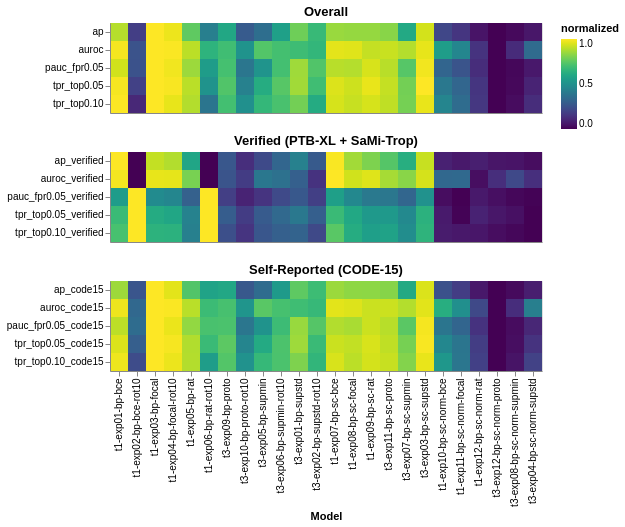

The notebook cell this image was saved under:
### Markdown cell above
## Per‑model metric heatmaps (normalized)\n

### Code cell
# --- Per‑model metric heatmaps (normalized per metric) ---

# Custom metric order (edit as needed)
overall_metrics = [
    'pauc_fpr0.05','ap','tpr_top0.05','tpr_top0.10','auroc',
]
verified_metrics = [
    'pauc_fpr0.05_verified','ap_verified','tpr_top0.05_verified','tpr_top0.10_verified','auroc_verified',
]
code15_metrics = [
    'pauc_fpr0.05_code15','ap_code15','tpr_top0.05_code15','tpr_top0.10_code15','auroc_code15',
]

# keep only columns that exist
overall_metrics = [m for m in overall_metrics if m in df.columns]
verified_metrics = [m for m in verified_metrics if m in df.columns]
code15_metrics = [m for m in code15_metrics if m in df.columns]

# normalize per metric for heatmap
def _normalize_per_metric(df_in, metrics):
    out = df_in[['run_id'] + metrics].copy()
    for m in metrics:
        col = out[m].astype(float)
        vmin = col.min()
        vmax = col.max()
        if pd.isna(vmin) or pd.isna(vmax) or vmin == vmax:
            out[m] = 0.5
        else:
            out[m] = (col - vmin) / (vmax - vmin)
    return out

heat_overall = _normalize_per_metric(df, overall_metrics)
heat_verified = _normalize_per_metric(df, verified_metrics)
heat_code15 = _normalize_per_metric(df, code15_metrics)

# melt for Altair
heat_overall = heat_overall.melt('run_id', var_name='metric', value_name='value')
heat_verified = heat_verified.melt('run_id', var_name='metric', value_name='value')
heat_code15 = heat_code15.melt('run_id', var_name='metric', value_name='value')

# --- Per‑model metric heatmaps (normalized per metric) ---

color_scale = alt.Scale(scheme="viridis", domain=[0, 1])


def _heat(data, title, show_x=False):
    x_enc = alt.X(
        "run_id:N",
        sort=model_order,
        title="Model" if show_x else None,
        axis=alt.Axis(labelAngle=-90)
        if show_x
        else alt.Axis(labels=False, ticks=False),
    )
    return (
        alt.Chart(data)
        .mark_rect()
        .encode(
            x=x_enc,
            y=alt.Y("metric:N", title=None),
            color=alt.Color("value:Q", scale=color_scale, title="normalized"),
            tooltip=["run_id:N", "metric:N", alt.Tooltip("value:Q", format=".3f")],
        )
        .properties(
            width=18 * len(model_order),
            height=18 * len(data["metric"].unique()),
            title=title,
        )
    )


chart_overall = _heat(heat_overall, "Overall", show_x=False)
chart_verified = _heat(heat_verified, "Verified (PTB-XL + SaMi-Trop)", show_x=False)
chart_code15 = _heat(heat_code15, "Self-Reported (CODE-15)", show_x=True)

# stack vertically, share x-axis and color scale
(chart_overall & chart_verified & chart_code15).resolve_scale(
    x="shared", color="shared"
)

### Figure 1 — Vega-Lite specification as saved in the notebook (floating-point values rounded to 4 significant figures)
{"config": {"view": {"continuousWidth": 300, "continuousHeight": 300}}, "vconcat": [{"data": {"name": "data-cd19f2b70df698e70b1facd8de09f323"}, "mark": {"type": "rect"}, "encoding": {"color": {"field": "value", "scale": {"domain": [0, 1], "scheme": "viridis"}, "title": "normalized", "type": "quantitative"}, "tooltip": [{"field": "run_id", "type": "nominal"}, {"field": "metric", "type": "nominal"}, {"field": "value", "format": ".3f", "type": "quantitative"}], "x": {"axis": {"labels": false, "ticks": false}, "field": "run_id", "sort": ["t1-exp01-bp-bce", "t1-exp02-bp-bce-rot10", "t1-exp03-bp-focal", "t1-exp04-bp-focal-rot10", "t1-exp05-bp-rat", "t1-exp06-bp-rat-rot10", "t3-exp09-bp-proto", "t3-exp10-bp-proto-rot10", "t3-exp05-bp-supmin", "t3-exp06-bp-supmin-rot10", "t3-exp01-bp-supstd", "t3-exp02-bp-supstd-rot10", "t1-exp07-bp-sc-bce", "t1-exp08-bp-sc-focal", "t1-exp09-bp-sc-rat", "t3-exp11-bp-sc-proto", "t3-exp07-bp-sc-supmin", "t3-exp03-bp-sc-supstd", "t1-exp10-bp-sc-norm-bce", "t1-exp11-bp-sc-norm-focal", "t1-exp12-bp-sc-norm-rat", "t3-exp12-bp-sc-norm-proto", "t3-exp08-bp-sc-norm-supmin", "t3-exp04-bp-sc-norm-supstd"], "title": null, "type": "nominal"}, "y": {"field": "metric", "title": null, "type": "nominal"}}, "height": 90, "title": "Overall", "width": 432}, {"data": {"name": "data-9fa843dd852eb0c16e406a18844fe7b2"}, "mark": {"type": "rect"}, "encoding": {"color": {"field": "value", "scale": {"domain": [0, 1], "scheme": "viridis"}, "title": "normalized", "type": "quantitative"}, "tooltip": [{"field": "run_id", "type": "nominal"}, {"field": "metric", "type": "nominal"}, {"field": "value", "format": ".3f", "type": "quantitative"}], "x": {"axis": {"labels": false, "ticks": false}, "field": "run_id", "sort": ["t1-exp01-bp-bce", "t1-exp02-bp-bce-rot10", "t1-exp03-bp-focal", "t1-exp04-bp-focal-rot10", "t1-exp05-bp-rat", "t1-exp06-bp-rat-rot10", "t3-exp09-bp-proto", "t3-exp10-bp-proto-rot10", "t3-exp05-bp-supmin", "t3-exp06-bp-supmin-rot10", "t3-exp01-bp-supstd", "t3-exp02-bp-supstd-rot10", "t1-exp07-bp-sc-bce", "t1-exp08-bp-sc-focal", "t1-exp09-bp-sc-rat", "t3-exp11-bp-sc-proto", "t3-exp07-bp-sc-supmin", "t3-exp03-bp-sc-supstd", "t1-exp10-bp-sc-norm-bce", "t1-exp11-bp-sc-norm-focal", "t1-exp12-bp-sc-norm-rat", "t3-exp12-bp-sc-norm-proto", "t3-exp08-bp-sc-norm-supmin", "t3-exp04-bp-sc-norm-supstd"], "title": null, "type": "nominal"}, "y": {"field": "metric", "title": null, "type": "nominal"}}, "height": 90, "title": "Verified (PTB-XL + SaMi-Trop)", "width": 432}, {"data": {"name": "data-de3ae2d0e4980ae759d4af3cac3b5c1a"}, "mark": {"type": "rect"}, "encoding": {"color": {"field": "value", "scale": {"domain": [0, 1], "scheme": "viridis"}, "title": "normalized", "type": "quantitative"}, "tooltip": [{"field": "run_id", "type": "nominal"}, {"field": "metric", "type": "nominal"}, {"field": "value", "format": ".3f", "type": "quantitative"}], "x": {"axis": {"labelAngle": -90}, "field": "run_id", "sort": ["t1-exp01-bp-bce", "t1-exp02-bp-bce-rot10", "t1-exp03-bp-focal", "t1-exp04-bp-focal-rot10", "t1-exp05-bp-rat", "t1-exp06-bp-rat-rot10", "t3-exp09-bp-proto", "t3-exp10-bp-proto-rot10", "t3-exp05-bp-supmin", "t3-exp06-bp-supmin-rot10", "t3-exp01-bp-supstd", "t3-exp02-bp-supstd-rot10", "t1-exp07-bp-sc-bce", "t1-exp08-bp-sc-focal", "t1-exp09-bp-sc-rat", "t3-exp11-bp-sc-proto", "t3-exp07-bp-sc-supmin", "t3-exp03-bp-sc-supstd", "t1-exp10-bp-sc-norm-bce", "t1-exp11-bp-sc-norm-focal", "t1-exp12-bp-sc-norm-rat", "t3-exp12-bp-sc-norm-proto", "t3-exp08-bp-sc-norm-supmin", "t3-exp04-bp-sc-norm-supstd"], "title": "Model", "type": "nominal"}, "y": {"field": "metric", "title": null, "type": "nominal"}}, "height": 90, "title": "Self-Reported (CODE-15)", "width": 432}], "resolve": {"scale": {"color": "shared", "x": "shared"}}, "$schema": "https://vega.github.io/schema/vega-lite/v6.1.0.json", "datasets": {"data-cd19f2b70df698e70b1facd8de09f323": [{"run_id": "t1-exp01-bp-bce", "metric": "pauc_fpr0.05", "value": 0.9316}, {"run_id": "t1-exp02-bp-bce-rot10", "metric": "pauc_fpr0.05", "value": 0.249}, {"run_id": "t1-exp03-bp-focal", "metric": "pauc_fpr0.05", "value": 1.0}, {"run_id": "t1-exp04-bp-focal-rot10", "metric": "pauc_fpr0.05", "value": 0.9805}, {"run_id": "t1-exp05-bp-rat", "metric": "pauc_fpr0.05", "value": 0.8532}, {"run_id": "t1-exp06-bp-rat-rot10", "metric": "pauc_fpr0.05", "value": 0.5517}, {"run_id": "t1-exp07-bp-sc-bce", "metric": "pauc_fpr0.05", "value": 0.8937}, {"run_id": "t1-exp08-bp-sc-focal", "metric": "pauc_fpr0.05", "value": 0.8878}, {"run_id": "t1-exp09-bp-sc-rat", "metric": "pauc_fpr0.05", "value": 0.9401}, {"run_id": "t1-exp10-bp-sc-norm-bce", "metric": "pauc_fpr0.05", "value": 0.3219}, {"run_id": "t1-exp11-bp-sc-norm-focal", "metric": "pauc_fpr0.05", "value": 0.2563}, {"run_id": "t1-exp12-bp-sc-norm-rat", "metric": "pauc_fpr0.05", "value": 0.1267}, {"run_id": "t3-exp01-bp-supstd", "metric": "pauc_fpr0.05", "value": 0.8572}, {"run_id": "t3-exp02-bp-supstd-rot10", "metric": "pauc_fpr0.05", "value": 0.728}, {"run_id": "t3-exp03-bp-sc-supstd", "metric": "pauc_fpr0.05", "value": 0.9815}, {"run_id": "t3-exp04-bp-sc-norm-supstd", "metric": "pauc_fpr0.05", "value": 0.06218}, {"run_id": "t3-exp05-bp-supmin", "metric": "pauc_fpr0.05", "value": 0.5119}, {"run_id": "t3-exp06-bp-supmin-rot10", "metric": "pauc_fpr0.05", "value": 0.7016}, {"run_id": "t3-exp07-bp-sc-supmin", "metric": "pauc_fpr0.05", "value": 0.7362}, {"run_id": "t3-exp08-bp-sc-norm-supmin", "metric": "pauc_fpr0.05", "value": 0.01431}, {"run_id": "t3-exp09-bp-proto", "metric": "pauc_fpr0.05", "value": 0.7036}, {"run_id": "t3-exp10-bp-proto-rot10", "metric": "pauc_fpr0.05", "value": 0.3934}, {"run_id": "t3-exp11-bp-sc-proto", "metric": "pauc_fpr0.05", "value": 0.8949}, {"run_id": "t3-exp12-bp-sc-norm-proto", "metric": "pauc_fpr0.05", "value": 0.0}, {"run_id": "t1-exp01-bp-bce", "metric": "ap", "value": 0.8897}, {"run_id": "t1-exp02-bp-bce-rot10", "metric": "ap", "value": 0.1807}, {"run_id": "t1-exp03-bp-focal", "metric": "ap", "value": 1.0}, {"run_id": "t1-exp04-bp-focal-rot10", "metric": "ap", "value": 0.974}, {"run_id": "t1-exp05-bp-rat", "metric": "ap", "value": 0.7539}, {"run_id": "t1-exp06-bp-rat-rot10", "metric": "ap", "value": 0.4265}, {"run_id": "t1-exp07-bp-sc-bce", "metric": "ap", "value": 0.8488}, {"run_id": "t1-exp08-bp-sc-focal", "metric": "ap", "value": 0.843}, {"run_id": "t1-exp09-bp-sc-rat", "metric": "ap", "value": 0.8431}, {"run_id": "t1-exp10-bp-sc-norm-bce", "metric": "ap", "value": 0.2086}, {"run_id": "t1-exp11-bp-sc-norm-focal", "metric": "ap", "value": 0.1501}, {"run_id": "t1-exp12-bp-sc-norm-rat", "metric": "ap", "value": 0.05134}, {"run_id": "t3-exp01-bp-supstd", "metric": "ap", "value": 0.7796}, {"run_id": "t3-exp02-bp-supstd-rot10", "metric": "ap", "value": 0.6747}, {"run_id": "t3-exp03-bp-sc-supstd", "metric": "ap", "value": 0.935}, {"run_id": "t3-exp04-bp-sc-norm-supstd", "metric": "ap", "value": 0.05858}, {"run_id": "t3-exp05-bp-supmin", "metric": "ap", "value": 0.3564}, {"run_id": "t3-exp06-bp-supmin-rot10", "metric": "ap", "value": 0.5669}, {"run_id": "t3-exp07-bp-sc-supmin", "metric": "ap", "value": 0.6032}, {"run_id": "t3-exp08-bp-sc-norm-supmin", "metric": "ap", "value": 0.02034}, {"run_id": "t3-exp09-bp-proto", "metric": "ap", "value": 0.5972}, {"run_id": "t3-exp10-bp-proto-rot10", "metric": "ap", "value": 0.2844}, {"run_id": "t3-exp11-bp-sc-proto", "metric": "ap", "value": 0.8223}, {"run_id": "t3-exp12-bp-sc-norm-proto", "metric": "ap", "value": 0.0}, {"run_id": "t1-exp01-bp-bce", "metric": "tpr_top0.05", "value": 0.9879}, {"run_id": "t1-exp02-bp-bce-rot10", "metric": "tpr_top0.05", "value": 0.1889}, {"run_id": "t1-exp03-bp-focal", "metric": "tpr_top0.05", "value": 1.0}, {"run_id": "t1-exp04-bp-focal-rot10", "metric": "tpr_top0.05", "value": 0.9913}, {"run_id": "t1-exp05-bp-rat", "metric": "tpr_top0.05", "value": 0.8977}, {"run_id": "t1-exp06-bp-rat-rot10", "metric": "tpr_top0.05", "value": 0.5095}, {"run_id": "t1-exp07-bp-sc-bce", "metric": "tpr_top0.05", "value": 0.948}, {"run_id": "t1-exp08-bp-sc-focal", "metric": "tpr_top0.05", "value": 0.9255}, {"run_id": "t1-exp09-bp-sc-rat", "metric": "tpr_top0.05", "value": 0.9671}, {"run_id": "t1-exp10-bp-sc-norm-bce", "metric": "tpr_top0.05", "value": 0.4003}, {"run_id": "t1-exp11-bp-sc-norm-focal", "metric": "tpr_top0.05", "value": 0.3258}, {"run_id": "t1-exp12-bp-sc-norm-rat", "metric": "tpr_top0.05", "value": 0.1525}, {"run_id": "t3-exp01-bp-supstd", "metric": "tpr_top0.05", "value": 0.8614}, {"run_id": "t3-exp02-bp-supstd-rot10", "metric": "tpr_top0.05", "value": 0.6932}, {"run_id": "t3-exp03-bp-sc-supstd", "metric": "tpr_top0.05", "value": 1.0}, {"run_id": "t3-exp04-bp-sc-norm-supstd", "metric": "tpr_top0.05", "value": 0.09532}, {"run_id": "t3-exp05-bp-supmin", "metric": "tpr_top0.05", "value": 0.617}, {"run_id": "t3-exp06-bp-supmin-rot10", "metric": "tpr_top0.05", "value": 0.7383}, {"run_id": "t3-exp07-bp-sc-supmin", "metric": "tpr_top0.05", "value": 0.7886}, {"run_id": "t3-exp08-bp-sc-norm-supmin", "metric": "tpr_top0.05", "value": 0.01906}, {"run_id": "t3-exp09-bp-proto", "metric": "tpr_top0.05", "value": 0.7279}, {"run_id": "t3-exp10-bp-proto-rot10", "metric": "tpr_top0.05", "value": 0.435}, {"run_id": "t3-exp11-bp-sc-proto", "metric": "tpr_top0.05", "value": 0.9116}, {"run_id": "t3-exp12-bp-sc-norm-proto", "metric": "tpr_top0.05", "value": 0.0}, {"run_id": "t1-exp01-bp-bce", "metric": "tpr_top0.10", "value": 0.9971}, {"run_id": "t1-exp02-bp-bce-rot10", "metric": "tpr_top0.10", "value": 0.1084}, {"run_id": "t1-exp03-bp-focal", "metric": "tpr_top0.10", "value": 1.0}, {"run_id": "t1-exp04-bp-focal-rot10", "metric": "tpr_top0.10", "value": 0.9653}, {"run_id": "t1-exp05-bp-rat", "metric": "tpr_top0.10", "value": 0.8873}, {"run_id": "t1-exp06-bp-rat-rot10", "metric": "tpr_top0.10", "value": 0.3858}, {"run_id": "t1-exp07-bp-sc-bce", "metric": "tpr_top0.10", "value": 0.9393}, {"run_id": "t1-exp08-bp-sc-focal", "metric": "tpr_top0.10", "value": 0.9162}, {"run_id": "t1-exp09-bp-sc-rat", "metric": "tpr_top0.10", "value": 0.9393}, {"run_id": "t1-exp10-bp-sc-norm-bce", "metric": "tpr_top0.10", "value": 0.4509}, {"run_id": "t1-exp11-bp-sc-norm-focal", "metric": "tpr_top0.10", "value": 0.3512}, {"run_id": "t1-exp12-bp-sc-norm-rat", "metric": "tpr_top0.10", "value": 0.1561}, {"run_id": "t3-exp01-bp-supstd", "metric": "tpr_top0.10", "value": 0.7876}, {"run_id": "t3-exp02-bp-supstd-rot10", "metric": "tpr_top0.10", "value": 0.6113}, {"run_id": "t3-exp03-bp-sc-supstd", "metric": "tpr_top0.10", "value": 0.9668}, {"run_id": "t3-exp04-bp-sc-norm-supstd", "metric": "tpr_top0.10", "value": 0.1257}, {"run_id": "t3-exp05-bp-supmin", "metric": "tpr_top0.10", "value": 0.6647}, {"run_id": "t3-exp06-bp-supmin-rot10", "metric": "tpr_top0.10", "value": 0.7124}, {"run_id": "t3-exp07-bp-sc-supmin", "metric": "tpr_top0.10", "value": 0.7919}, {"run_id": "t3-exp08-bp-sc-norm-supmin", "metric": "tpr_top0.10", "value": 0.0289}, {"run_id": "t3-exp09-bp-proto", "metric": "tpr_top0.10", "value": 0.6994}, {"run_id": "t3-exp10-bp-proto-rot10", "metric": "tpr_top0.10", "value": 0.4957}, {"run_id": "t3-exp11-bp-sc-proto", "metric": "tpr_top0.10", "value": 0.9046}, {"run_id": "t3-exp12-bp-sc-norm-proto", "metric": "tpr_top0.10", "value": 0.0}, {"run_id": "t1-exp01-bp-bce", "metric": "auroc", "value": 0.9846}, {"run_id": "t1-exp02-bp-bce-rot10", "metric": "auroc", "value": 0.2539}, {"run_id": "t1-exp03-bp-focal", "metric": "auroc", "value": 1.0}, {"run_id": "t1-exp04-bp-focal-rot10", "metric": "auroc", "value": 0.9946}, {"run_id": "t1-exp05-bp-rat", "metric": "auroc", "value": 0.8991}, {"run_id": "t1-exp06-bp-rat-rot10", "metric": "auroc", "value": 0.6458}, {"run_id": "t1-exp07-bp-sc-bce", "metric": "auroc", "value": 0.9597}, {"run_id": "t1-exp08-bp-sc-focal", "metric": "auroc", "value": 0.9539}, {"run_id": "t1-exp09-bp-sc-rat", "metric": "auroc", "value": 0.9117}, {"run_id": "t1-exp10-bp-sc-norm-bce", "metric": "auroc", "value": 0.554}, {"run_id": "t1-exp11-bp-sc-norm-focal", "metric": "auroc", "value": 0.457}, {"run_id": "t1-exp12-bp-sc-norm-rat", "metric": "auroc", "value": 0.1453}, {"run_id": "t3-exp01-bp-supstd", "metric": "auroc", "value": 0.689}, {"run_id": "t3-exp02-bp-supstd-rot10", "metric": "auroc", "value": 0.6615}, {"run_id": "t3-exp03-bp-sc-supstd", "metric": "auroc", "value": 0.9634}, {"run_id": "t3-exp04-bp-sc-norm-supstd", "metric": "auroc", "value": 0.345}, {"run_id": "t3-exp05-bp-supmin", "metric": "auroc", "value": 0.7317}, {"run_id": "t3-exp06-bp-supmin-rot10", "metric": "auroc", "value": 0.7025}, {"run_id": "t3-exp07-bp-sc-supmin", "metric": "auroc", "value": 0.8877}, {"run_id": "t3-exp08-bp-sc-norm-supmin", "metric": "auroc", "value": 0.1206}, {"run_id": "t3-exp09-bp-proto", "metric": "auroc", "value": 0.6937}, {"run_id": "t3-exp10-bp-proto-rot10", "metric": "auroc", "value": 0.5114}, {"run_id": "t3-exp11-bp-sc-proto", "metric": "auroc", "value": 0.9188}, {"run_id": "t3-exp12-bp-sc-norm-proto", "metric": "auroc", "value": 0.0}], "data-9fa843dd852eb0c16e406a18844fe7b2": [{"run_id": "t1-exp01-bp-bce", "metric": "pauc_fpr0.05_verified", "value": 0.5488}, {"run_id": "t1-exp02-bp-bce-rot10", "metric": "pauc_fpr0.05_verified", "value": 1.0}, {"run_id": "t1-exp03-bp-focal", "metric": "pauc_fpr0.05_verified", "value": 0.4766}, {"run_id": "t1-exp04-bp-focal-rot10", "metric": "pauc_fpr0.05_verified", "value": 0.4548}, {"run_id": "t1-exp05-bp-rat", "metric": "pauc_fpr0.05_verified", "value": 0.3036}, {"run_id": "t1-exp06-bp-rat-rot10", "metric": "pauc_fpr0.05_verified", "value": 1.0}, {"run_id": "t1-exp07-bp-sc-bce", "metric": "pauc_fpr0.05_verified", "value": 0.5638}, {"run_id": "t1-exp08-bp-sc-focal", "metric": "pauc_fpr0.05_verified", "value": 0.4675}, {"run_id": "t1-exp09-bp-sc-rat", "metric": "pauc_fpr0.05_verified", "value": 0.4035}, {"run_id": "t1-exp10-bp-sc-norm-bce", "metric": "pauc_fpr0.05_verified", "value": 0.02955}, {"run_id": "t1-exp11-bp-sc-norm-focal", "metric": "pauc_fpr0.05_verified", "value": 0.0}, {"run_id": "t1-exp12-bp-sc-norm-rat", "metric": "pauc_fpr0.05_verified", "value": 0.06298}, {"run_id": "t3-exp01-bp-supstd", "metric": "pauc_fpr0.05_verified", "value": 0.2723}, {"run_id": "t3-exp02-bp-supstd-rot10", "metric": "pauc_fpr0.05_verified", "value": 0.184}, {"run_id": "t3-exp03-bp-sc-supstd", "metric": "pauc_fpr0.05_verified", "value": 0.5062}, {"run_id": "t3-exp04-bp-sc-norm-supstd", "metric": "pauc_fpr0.05_verified", "value": 0.004822}, {"run_id": "t3-exp05-bp-supmin", "metric": "pauc_fpr0.05_verified", "value": 0.1476}, {"run_id": "t3-exp06-bp-supmin-rot10", "metric": "pauc_fpr0.05_verified", "value": 0.2194}, {"run_id": "t3-exp07-bp-sc-supmin", "metric": "pauc_fpr0.05_verified", "value": 0.3256}, {"run_id": "t3-exp08-bp-sc-norm-supmin", "metric": "pauc_fpr0.05_verified", "value": 0.01606}, {"run_id": "t3-exp09-bp-proto", "metric": "pauc_fpr0.05_verified", "value": 0.1823}, {"run_id": "t3-exp10-bp-proto-rot10", "metric": "pauc_fpr0.05_verified", "value": 0.09458}, {"run_id": "t3-exp11-bp-sc-proto", "metric": "pauc_fpr0.05_verified", "value": 0.3939}, {"run_id": "t3-exp12-bp-sc-norm-proto", "metric": "pauc_fpr0.05_verified", "value": 0.03541}, {"run_id": "t1-exp01-bp-bce", "metric": "ap_verified", "value": 1.0}, {"run_id": "t1-exp02-bp-bce-rot10", "metric": "ap_verified", "value": 0.0}, {"run_id": "t1-exp03-bp-focal", "metric": "ap_verified", "value": 0.9104}, {"run_id": "t1-exp04-bp-focal-rot10", "metric": "ap_verified", "value": 0.8853}, {"run_id": "t1-exp05-bp-rat", "metric": "ap_verified", "value": 0.5873}, {"run_id": "t1-exp06-bp-rat-rot10", "metric": "ap_verified", "value": 0.0}, {"run_id": "t1-exp07-bp-sc-bce", "metric": "ap_verified", "value": 0.9928}, {"run_id": "t1-exp08-bp-sc-focal", "metric": "ap_verified", "value": 0.8616}, {"run_id": "t1-exp09-bp-sc-rat", "metric": "ap_verified", "value": 0.8053}, {"run_id": "t1-exp10-bp-sc-norm-bce", "metric": "ap_verified", "value": 0.08906}, {"run_id": "t1-exp11-bp-sc-norm-focal", "metric": "ap_verified", "value": 0.06365}, {"run_id": "t1-exp12-bp-sc-norm-rat", "metric": "ap_verified", "value": 0.0822}, {"run_id": "t3-exp01-bp-supstd", "metric": "ap_verified", "value": 0.4351}, {"run_id": "t3-exp02-bp-supstd-rot10", "metric": "ap_verified", "value": 0.2799}, {"run_id": "t3-exp03-bp-sc-supstd", "metric": "ap_verified", "value": 0.9163}, {"run_id": "t3-exp04-bp-sc-norm-supstd", "metric": "ap_verified", "value": 0.0309}, {"run_id": "t3-exp05-bp-supmin", "metric": "ap_verified", "value": 0.2213}, {"run_id": "t3-exp06-bp-supmin-rot10", "metric": "ap_verified", "value": 0.3261}, {"run_id": "t3-exp07-bp-sc-supmin", "metric": "ap_verified", "value": 0.6238}, {"run_id": "t3-exp08-bp-sc-norm-supmin", "metric": "ap_verified", "value": 0.05126}, {"run_id": "t3-exp09-bp-proto", "metric": "ap_verified", "value": 0.269}, {"run_id": "t3-exp10-bp-proto-rot10", "metric": "ap_verified", "value": 0.1312}, {"run_id": "t3-exp11-bp-sc-proto", "metric": "ap_verified", "value": 0.7351}, {"run_id": "t3-exp12-bp-sc-norm-proto", "metric": "ap_verified", "value": 0.05476}, {"run_id": "t1-exp01-bp-bce", "metric": "tpr_top0.05_verified", "value": 0.6779}, {"run_id": "t1-exp02-bp-bce-rot10", "metric": "tpr_top0.05_verified", "value": 1.0}, {"run_id": "t1-exp03-bp-focal", "metric": "tpr_top0.05_verified", "value": 0.6106}, {"run_id": "t1-exp04-bp-focal-rot10", "metric": "tpr_top0.05_verified", "value": 0.5913}, {"run_id": "t1-exp05-bp-rat", "metric": "tpr_top0.05_verified", "value": 0.4375}, {"run_id": "t1-exp06-bp-rat-rot10", "metric": "tpr_top0.05_verified", "value": 1.0}, {"run_id": "t1-exp07-bp-sc-bce", "metric": "tpr_top0.05_verified", "value": 0.6779}, {"run_id": "t1-exp08-bp-sc-focal", "metric": "tpr_top0.05_verified", "value": 0.601}, {"run_id": "t1-exp09-bp-sc-rat", "metric": "tpr_top0.05_verified", "value": 0.5385}, {"run_id": "t1-exp10-bp-sc-norm-bce", "metric": "tpr_top0.05_verified", "value": 0.06731}, {"run_id": "t1-exp11-bp-sc-norm-focal", "metric": "tpr_top0.05_verified", "value": 0.004808}, {"run_id": "t1-exp12-bp-sc-norm-rat", "metric": "tpr_top0.05_verified", "value": 0.09135}, {"run_id": "t3-exp01-bp-supstd", "metric": "tpr_top0.05_verified", "value": 0.399}, {"run_id": "t3-exp02-bp-supstd-rot10", "metric": "tpr_top0.05_verified", "value": 0.2981}, {"run_id": "t3-exp03-bp-sc-supstd", "metric": "tpr_top0.05_verified", "value": 0.6394}, {"run_id": "t3-exp04-bp-sc-norm-supstd", "metric": "tpr_top0.05_verified", "value": 0.0}, {"run_id": "t3-exp05-bp-supmin", "metric": "tpr_top0.05_verified", "value": 0.2837}, {"run_id": "t3-exp06-bp-supmin-rot10", "metric": "tpr_top0.05_verified", "value": 0.3365}, {"run_id": "t3-exp07-bp-sc-supmin", "metric": "tpr_top0.05_verified", "value": 0.4712}, {"run_id": "t3-exp08-bp-sc-norm-supmin", "metric": "tpr_top0.05_verified", "value": 0.03846}, {"run_id": "t3-exp09-bp-proto", "metric": "tpr_top0.05_verified", "value": 0.2885}, {"run_id": "t3-exp10-bp-proto-rot10", "metric": "tpr_top0.05_verified", "value": 0.1731}, {"run_id": "t3-exp11-bp-sc-proto", "metric": "tpr_top0.05_verified", "value": 0.5385}, {"run_id": "t3-exp12-bp-sc-norm-proto", "metric": "tpr_top0.05_verified", "value": 0.05769}, {"run_id": "t1-exp01-bp-bce", "metric": "tpr_top0.10_verified", "value": 0.7083}, {"run_id": "t1-exp02-bp-bce-rot10", "metric": "tpr_top0.10_verified", "value": 1.0}, {"run_id": "t1-exp03-bp-focal", "metric": "tpr_top0.10_verified", "value": 0.6439}, {"run_id": "t1-exp04-bp-focal-rot10", "metric": "tpr_top0.10_verified", "value": 0.6402}, {"run_id": "t1-exp05-bp-rat", "metric": "tpr_top0.10_verified", "value": 0.428}, {"run_id": "t1-exp06-bp-rat-rot10", "metric": "tpr_top0.10_verified", "value": 1.0}, {"run_id": "t1-exp07-bp-sc-bce", "metric": "tpr_top0.10_verified", "value": 0.7424}, {"run_id": "t1-exp08-bp-sc-focal", "metric": "tpr_top0.10_verified", "value": 0.6174}, {"run_id": "t1-exp09-bp-sc-rat", "metric": "tpr_top0.10_verified", "value": 0.5606}, {"run_id": "t1-exp10-bp-sc-norm-bce", "metric": "tpr_top0.10_verified", "value": 0.07197}, {"run_id": "t1-exp11-bp-sc-norm-focal", "metric": "tpr_top0.10_verified", "value": 0.06061}, {"run_id": "t1-exp12-bp-sc-norm-rat", "metric": "tpr_top0.10_verified", "value": 0.05682}, {"run_id": "t3-exp01-bp-supstd", "metric": "tpr_top0.10_verified", "value": 0.3144}, {"run_id": "t3-exp02-bp-supstd-rot10", "metric": "tpr_top0.10_verified", "value": 0.2159}, {"run_id": "t3-exp03-bp-sc-supstd", "metric": "tpr_top0.10_verified", "value": 0.6477}, {"run_id": "t3-exp04-bp-sc-norm-supstd", "metric": "tpr_top0.10_verified", "value": 0.0}, {"run_id": "t3-exp05-bp-supmin", "metric": "tpr_top0.10_verified", "value": 0.2652}, {"run_id": "t3-exp06-bp-supmin-rot10", "metric": "tpr_top0.10_verified", "value": 0.2992}, {"run_id": "t3-exp07-bp-sc-supmin", "metric": "tpr_top0.10_verified", "value": 0.4848}, {"run_id": "t3-exp08-bp-sc-norm-supmin", "metric": "tpr_top0.10_verified", "value": 0.01515}, {"run_id": "t3-exp09-bp-proto", "metric": "tpr_top0.10_verified", "value": 0.2386}, {"run_id": "t3-exp10-bp-proto-rot10", "metric": "tpr_top0.10_verified", "value": 0.1477}, {"run_id": "t3-exp11-bp-sc-proto", "metric": "tpr_top0.10_verified", "value": 0.5758}, {"run_id": "t3-exp12-bp-sc-norm-proto", "metric": "tpr_top0.10_verified", "value": 0.0303}, {"run_id": "t1-exp01-bp-bce", "metric": "auroc_verified", "value": 0.9858}, {"run_id": "t1-exp02-bp-bce-rot10", "metric": "auroc_verified", "value": 0.0}, {"run_id": "t1-exp03-bp-focal", "metric": "auroc_verified", "value": 0.9648}, {"run_id": "t1-exp04-bp-focal-rot10", "metric": "auroc_verified", "value": 0.963}, {"run_id": "t1-exp05-bp-rat", "metric": "auroc_verified", "value": 0.7971}, {"run_id": "t1-exp06-bp-rat-rot10", "metric": "auroc_verified", "value": 0.0}, {"run_id": "t1-exp07-bp-sc-bce", "metric": "auroc_verified", "value": 1.0}, {"run_id": "t1-exp08-bp-sc-focal", "metric": "auroc_verified", "value": 0.9296}, {"run_id": "t1-exp09-bp-sc-rat", "metric": "auroc_verified", "value": 0.952}, {"run_id": "t1-exp10-bp-sc-norm-bce", "metric": "auroc_verified", "value": 0.3317}, {"run_id": "t1-exp11-bp-sc-norm-focal", "metric": "auroc_verified", "value": 0.3383}, {"run_id": "t1-exp12-bp-sc-norm-rat", "metric": "auroc_verified", "value": 0.03235}, {"run_id": "t3-exp01-bp-supstd", "metric": "auroc_verified", "value": 0.3005}, {"run_id": "t3-exp02-bp-supstd-rot10", "metric": "auroc_verified", "value": 0.1423}, {"run_id": "t3-exp03-bp-sc-supstd", "metric": "auroc_verified", "value": 0.9375}, {"run_id": "t3-exp04-bp-sc-norm-supstd", "metric": "auroc_verified", "value": 0.1317}, {"run_id": "t3-exp05-bp-supmin", "metric": "auroc_verified", "value": 0.3952}, {"run_id": "t3-exp06-bp-supmin-rot10", "metric": "auroc_verified", "value": 0.3704}, {"run_id": "t3-exp07-bp-sc-supmin", "metric": "auroc_verified", "value": 0.8241}, {"run_id": "t3-exp08-bp-sc-norm-supmin", "metric": "auroc_verified", "value": 0.2175}, {"run_id": "t3-exp09-bp-proto", "metric": "auroc_verified", "value": 0.2583}, {"run_id": "t3-exp10-bp-proto-rot10", "metric": "auroc_verified", "value": 0.1733}, {"run_id": "t3-exp11-bp-sc-proto", "metric": "auroc_verified", "value": 0.8687}, {"run_id": "t3-exp12-bp-sc-norm-proto", "metric": "auroc_verified", "value": 0.1311}], "data-de3ae2d0e4980ae759d4af3cac3b5c1a": [{"run_id": "t1-exp01-bp-bce", "metric": "pauc_fpr0.05_code15", "value": 0.8998}, {"run_id": "t1-exp02-bp-bce-rot10", "metric": "pauc_fpr0.05_code15", "value": 0.3495}, {"run_id": "t1-exp03-bp-focal", "metric": "pauc_fpr0.05_code15", "value": 1.0}, {"run_id": "t1-exp04-bp-focal-rot10", "metric": "pauc_fpr0.05_code15", "value": 0.9708}, {"run_id": "t1-exp05-bp-rat", "metric": "pauc_fpr0.05_code15", "value": 0.8379}, {"run_id": "t1-exp06-bp-rat-rot10", "metric": "pauc_fpr0.05_code15", "value": 0.7112}, {"run_id": "t1-exp07-bp-sc-bce", "metric": "pauc_fpr0.05_code15", "value": 0.8851}, {"run_id": "t1-exp08-bp-sc-focal", "metric": "pauc_fpr0.05_code15", "value": 0.8731}, {"run_id": "t1-exp09-bp-sc-rat", "metric": "pauc_fpr0.05_code15", "value": 0.9225}, {"run_id": "t1-exp10-bp-sc-norm-bce", "metric": "pauc_fpr0.05_code15", "value": 0.3882}, {"run_id": "t1-exp11-bp-sc-norm-focal", "metric": "pauc_fpr0.05_code15", "value": 0.3227}, {"run_id": "t1-exp12-bp-sc-norm-rat", "metric": "pauc_fpr0.05_code15", "value": 0.1428}, {"run_id": "t3-exp01-bp-supstd", "metric": "pauc_fpr0.05_code15", "value": 0.8466}, {"run_id": "t3-exp02-bp-supstd-rot10", "metric": "pauc_fpr0.05_code15", "value": 0.7354}, {"run_id": "t3-exp03-bp-sc-supstd", "metric": "pauc_fpr0.05_code15", "value": 0.9863}, {"run_id": "t3-exp04-bp-sc-norm-supstd", "metric": "pauc_fpr0.05_code15", "value": 0.1062}, {"run_id": "t3-exp05-bp-supmin", "metric": "pauc_fpr0.05_code15", "value": 0.5106}, {"run_id": "t3-exp06-bp-supmin-rot10", "metric": "pauc_fpr0.05_code15", "value": 0.6852}, {"run_id": "t3-exp07-bp-sc-supmin", "metric": "pauc_fpr0.05_code15", "value": 0.7447}, {"run_id": "t3-exp08-bp-sc-norm-supmin", "metric": "pauc_fpr0.05_code15", "value": 0.02901}, {"run_id": "t3-exp09-bp-proto", "metric": "pauc_fpr0.05_code15", "value": 0.7153}, {"run_id": "t3-exp10-bp-proto-rot10", "metric": "pauc_fpr0.05_code15", "value": 0.3909}, {"run_id": "t3-exp11-bp-sc-proto", "metric": "pauc_fpr0.05_code15", "value": 0.8926}, {"run_id": "t3-exp12-bp-sc-norm-proto", "metric": "pauc_fpr0.05_code15", "value": 0.0}, {"run_id": "t1-exp01-bp-bce", "metric": "ap_code15", "value": 0.854}, {"run_id": "t1-exp02-bp-bce-rot10", "metric": "ap_code15", "value": 0.2605}, {"run_id": "t1-exp03-bp-focal", "metric": "ap_code15", "value": 1.0}, {"run_id": "t1-exp04-bp-focal-rot10", "metric": "ap_code15", "value": 0.9581}, {"run_id": "t1-exp05-bp-rat", "metric": "ap_code15", "value": 0.7292}, {"run_id": "t1-exp06-bp-rat-rot10", "metric": "ap_code15", "value": 0.5777}, {"run_id": "t1-exp07-bp-sc-bce", "metric": "ap_code15", "value": 0.8519}, {"run_id": "t1-exp08-bp-sc-focal", "metric": "ap_code15", "value": 0.8325}, {"run_id": "t1-exp09-bp-sc-rat", "metric": "ap_code15", "value": 0.8309}, {"run_id": "t1-exp10-bp-sc-norm-bce", "metric": "ap_code15", "value": 0.2469}, {"run_id": "t1-exp11-bp-sc-norm-focal", "metric": "ap_code15", "value": 0.1763}, {"run_id": "t1-exp12-bp-sc-norm-rat", "metric": "ap_code15", "value": 0.05992}, {"run_id": "t3-exp01-bp-supstd", "metric": "ap_code15", "value": 0.7512}, {"run_id": "t3-exp02-bp-supstd-rot10", "metric": "ap_code15", "value": 0.6868}, {"run_id": "t3-exp03-bp-sc-supstd", "metric": "ap_code15", "value": 0.9471}, {"run_id": "t3-exp04-bp-sc-norm-supstd", "metric": "ap_code15", "value": 0.07955}, {"run_id": "t3-exp05-bp-supmin", "metric": "ap_code15", "value": 0.3485}, {"run_id": "t3-exp06-bp-supmin-rot10", "metric": "ap_code15", "value": 0.5411}, {"run_id": "t3-exp07-bp-sc-supmin", "metric": "ap_code15", "value": 0.6039}, {"run_id": "t3-exp08-bp-sc-norm-supmin", "metric": "ap_code15", "value": 0.0235}, {"run_id": "t3-exp09-bp-proto", "metric": "ap_code15", "value": 0.5948}, {"run_id": "t3-exp10-bp-proto-rot10", "metric": "ap_code15", "value": 0.2738}, {"run_id": "t3-exp11-bp-sc-proto", "metric": "ap_code15", "value": 0.8194}, {"run_id": "t3-exp12-bp-sc-norm-proto", "metric": "ap_code15", "value": 0.0}, {"run_id": "t1-exp01-bp-bce", "metric": "tpr_top0.05_code15", "value": 0.9483}, {"run_id": "t1-exp02-bp-bce-rot10", "metric": "tpr_top0.05_code15", "value": 0.2955}, {"run_id": "t1-exp03-bp-focal", "metric": "tpr_top0.05_code15", "value": 1.0}, {"run_id": "t1-exp04-bp-focal-rot10", "metric": "tpr_top0.05_code15", "value": 0.9876}, {"run_id": "t1-exp05-bp-rat", "metric": "tpr_top0.05_code15", "value": 0.8843}, {"run_id": "t1-exp06-bp-rat-rot10", "metric": "tpr_top0.05_code15", "value": 0.6777}, {"run_id": "t1-exp07-bp-sc-bce", "metric": "tpr_top0.05_code15", "value": 0.9215}, {"run_id": "t1-exp08-bp-sc-focal", "metric": "tpr_top0.05_code15", "value": 0.9091}, {"run_id": "t1-exp09-bp-sc-rat", "metric": "tpr_top0.05_code15", "value": 0.9421}, {"run_id": "t1-exp10-bp-sc-norm-bce", "metric": "tpr_top0.05_code15", "value": 0.4628}, {"run_id": "t1-exp11-bp-sc-norm-focal", "metric": "tpr_top0.05_code15", "value": 0.3864}, {"run_id": "t1-exp12-bp-sc-norm-rat", "metric": "tpr_top0.05_code15", "value": 0.1756}, {"run_id": "t3-exp01-bp-supstd", "metric": "tpr_top0.05_code15", "value": 0.8554}, {"run_id": "t3-exp02-bp-supstd-rot10", "metric": "tpr_top0.05_code15", "value": 0.6798}, {"run_id": "t3-exp03-bp-sc-supstd", "metric": "tpr_top0.05_code15", "value": 0.9917}, {"run_id": "t3-exp04-bp-sc-norm-supstd", "metric": "tpr_top0.05_code15", "value": 0.1467}, {"run_id": "t3-exp05-bp-supmin", "metric": "tpr_top0.05_code15", "value": 0.6074}, {"run_id": "t3-exp06-bp-supmin-rot10", "metric": "tpr_top0.05_code15", "value": 0.7169}, {"run_id": "t3-exp07-bp-sc-supmin", "metric": "tpr_top0.05_code15", "value": 0.7934}, {"run_id": "t3-exp08-bp-sc-norm-supmin", "metric": "tpr_top0.05_code15", "value": 0.03306}, {"run_id": "t3-exp09-bp-proto", "metric": "tpr_top0.05_code15", "value": 0.7479}, {"run_id": "t3-exp10-bp-proto-rot10", "metric": "tpr_top0.05_code15", "value": 0.4504}, {"run_id": "t3-exp11-bp-sc-proto", "metric": "tpr_top0.05_code15", "value": 0.905}, {"run_id": "t3-exp12-bp-sc-norm-proto", "metric": "tpr_top0.05_code15", "value": 0.0}, {"run_id": "t1-exp01-bp-bce", "metric": "tpr_top0.10_code15", "value": 0.9756}, {"run_id": "t1-exp02-bp-bce-rot10", "metric": "tpr_top0.10_code15", "value": 0.2282}, {"run_id": "t1-exp03-bp-focal", "metric": "tpr_top0.10_code15", "value": 1.0}, {"run_id": "t1-exp04-bp-focal-rot10", "metric": "tpr_top0.10_code15", "value": 0.9721}, {"run_id": "t1-exp05-bp-rat", "metric": "tpr_top0.10_code15", "value": 0.8868}, {"run_id": "t1-exp06-bp-rat-rot10", "metric": "tpr_top0.10_code15", "value": 0.5557}, {"run_id": "t1-exp07-bp-sc-bce", "metric": "tpr_top0.10_code15", "value": 0.9425}, {"run_id": "t1-exp08-bp-sc-focal", "metric": "tpr_top0.10_code15", "value": 0.899}, {"run_id": "t1-exp09-bp-sc-rat", "metric": "tpr_top0.10_code15", "value": 0.9355}, {"run_id": "t1-exp10-bp-sc-norm-bce", "metric": "tpr_top0.10_code15", "value": 0.5279}, {"run_id": "t1-exp11-bp-sc-norm-focal", "metric": "tpr_top0.10_code15", "value": 0.3937}, {"run_id": "t1-exp12-bp-sc-norm-rat", "metric": "tpr_top0.10_code15", "value": 0.1882}, {"run_id": "t3-exp01-bp-supstd", "metric": "tpr_top0.10_code15", "value": 0.8066}, {"run_id": "t3-exp02-bp-supstd-rot10", "metric": "tpr_top0.10_code15", "value": 0.6585}, {"run_id": "t3-exp03-bp-sc-supstd", "metric": "tpr_top0.10_code15", "value": 0.9669}, {"run_id": "t3-exp04-bp-sc-norm-supstd", "metric": "tpr_top0.10_code15", "value": 0.1934}, {"run_id": "t3-exp05-bp-supmin", "metric": "tpr_top0.10_code15", "value": 0.669}, {"run_id": "t3-exp06-bp-supmin-rot10", "metric": "tpr_top0.10_code15", "value": 0.716}, {"run_id": "t3-exp07-bp-sc-supmin", "metric": "tpr_top0.10_code15", "value": 0.8136}, {"run_id": "t3-exp08-bp-sc-norm-supmin", "metric": "tpr_top0.10_code15", "value": 0.04878}, {"run_id": "t3-exp09-bp-proto", "metric": "tpr_top0.10_code15", "value": 0.7317}, {"run_id": "t3-exp10-bp-proto-rot10", "metric": "tpr_top0.10_code15", "value": 0.5052}, {"run_id": "t3-exp11-bp-sc-proto", "metric": "tpr_top0.10_code15", "value": 0.9164}, {"run_id": "t3-exp12-bp-sc-norm-proto", "metric": "tpr_top0.10_code15", "value": 0.0}, {"run_id": "t1-exp01-bp-bce", "metric": "auroc_code15", "value": 0.9743}, {"run_id": "t1-exp02-bp-bce-rot10", "metric": "auroc_code15", "value": 0.3314}, {"run_id": "t1-exp03-bp-focal", "metric": "auroc_code15", "value": 1.0}, {"run_id": "t1-exp04-bp-focal-rot10", "metric": "auroc_code15", "value": 0.9952}, {"run_id": "t1-exp05-bp-rat", "metric": "auroc_code15", "value": 0.8962}, {"run_id": "t1-exp06-bp-rat-rot10", "metric": "auroc_code15", "value": 0.6841}, {"run_id": "t1-exp07-bp-sc-bce", "metric": "auroc_code15", "value": 0.9579}, {"run_id": "t1-exp08-bp-sc-focal", "metric": "auroc_code15", "value": 0.9493}, {"run_id": "t1-exp09-bp-sc-rat", "metric": "auroc_code15", "value": 0.9207}, {"run_id": "t1-exp10-bp-sc-norm-bce", "metric": "auroc_code15", "value": 0.6262}, {"run_id": "t1-exp11-bp-sc-norm-focal", "metric": "auroc_code15", "value": 0.4936}, {"run_id": "t1-exp12-bp-sc-norm-rat", "metric": "auroc_code15", "value": 0.2162}, {"run_id": "t3-exp01-bp-supstd", "metric": "auroc_code15", "value": 0.6909}, {"run_id": "t3-exp02-bp-supstd-rot10", "metric": "auroc_code15", "value": 0.6714}, {"run_id": "t3-exp03-bp-sc-supstd", "metric": "auroc_code15", "value": 0.9562}, {"run_id": "t3-exp04-bp-sc-norm-supstd", "metric": "auroc_code15", "value": 0.4272}, {"run_id": "t3-exp05-bp-supmin", "metric": "auroc_code15", "value": 0.7418}, {"run_id": "t3-exp06-bp-supmin-rot10", "metric": "auroc_code15", "value": 0.7065}, {"run_id": "t3-exp07-bp-sc-supmin", "metric": "auroc_code15", "value": 0.8877}, {"run_id": "t3-exp08-bp-sc-norm-supmin", "metric": "auroc_code15", "value": 0.1277}, {"run_id": "t3-exp09-bp-proto", "metric": "auroc_code15", "value": 0.7082}, {"run_id": "t3-exp10-bp-proto-rot10", "metric": "auroc_code15", "value": 0.5188}, {"run_id": "t3-exp11-bp-sc-proto", "metric": "auroc_code15", "value": 0.9234}, {"run_id": "t3-exp12-bp-sc-norm-proto", "metric": "auroc_code15", "value": 0.0}]}}
